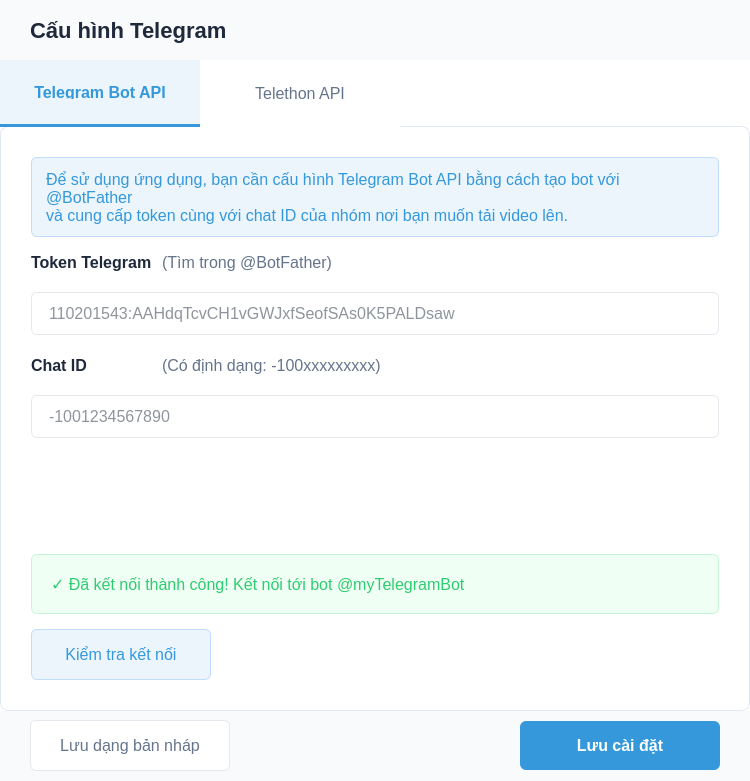
<?xml version="1.0" encoding="UTF-8"?>
<ui version="4.0">
 <class>TelegramConfigDialog</class>
 <widget class="QDialog" name="TelegramConfigDialog">
  <property name="geometry">
   <rect>
    <x>0</x>
    <y>0</y>
    <width>750</width>
    <height>781</height>
   </rect>
  </property>
  <property name="minimumSize">
   <size>
    <width>0</width>
    <height>700</height>
   </size>
  </property>
  <property name="maximumSize">
   <size>
    <width>16777215</width>
    <height>781</height>
   </size>
  </property>
  <property name="windowTitle">
   <string>Cấu hình Telegram</string>
  </property>
  <property name="styleSheet">
   <string notr="true">QDialog {
    background-color: #FFFFFF;
}

QTabWidget::pane {
    border: 1px solid #E2E8F0;
    border-radius: 8px;
    background-color: #FFFFFF;
    top: -1px;
}

QTabBar::tab {
    background-color: #FFFFFF;
    color: #64748B;
    padding: 25px 0px;
    font-size: 16px;
    border: none;
    width: 200px;
    font-family: Arial;
}

QTabBar::tab:selected {
    color: #3498DB;
    border-bottom: 3px solid #3498DB;
    background-color: #EBF5FB;
    font-weight: bold;
}

QTabBar::tab:hover:!selected {
    color: #3498DB;
    background-color: #F5F9FF;
}

QLabel.titleLabel {
    font-size: 22px;
    font-weight: bold;
    color: #1E293B;
    background-color: transparent;
    font-family: Arial;
}

QLabel.infoBox {
    background-color: #EBF5FB;
    color: #3498DB;
    border: 1px solid #BFDBFE;
    border-radius: 6px;
    padding: 10px;
    font-size: 16px;
    font-family: Arial;
}

QLabel.fieldLabel {
    font-size: 16px;
    font-weight: bold;
    color: #1E293B;
    font-family: Arial;
}

QLabel.fieldHint {
    font-size: 16px;
    color: #64748B;
    font-family: Arial;
}

QLineEdit {
    border: 1px solid #E4E7EB;
    border-radius: 6px;
    padding: 10px 15px;
    background-color: #FFFFFF;
    font-size: 16px;
    color: #1E293B;
    font-family: Arial;
}

QPushButton.primaryButton {
    background-color: #3498DB;
    color: white;
    border: none;
    border-radius: 6px;
    padding: 10px 15px;
    font-size: 16px;
    font-weight: bold;
    font-family: Arial;
}

QPushButton.primaryButton:hover {
    background-color: #2980B9;
}

QPushButton.secondaryButton {
    background-color: #EBF5FB;
    color: #3498DB;
    border: 1px solid #BFDBFE;
    border-radius: 6px;
    padding: 10px 15px;
    font-size: 16px;
    font-family: Arial;
}

QPushButton.secondaryButton:hover {
    background-color: #D1E6FA;
}

QPushButton.outlineButton {
    background-color: #FFFFFF;
    color: #64748B;
    border: 1px solid #E4E7EB;
    border-radius: 6px;
    padding: 10px 15px;
    font-size: 16px;
    font-family: Arial;
}

QPushButton.disabledButton {
    background-color: #CBD5E1;
    color: white;
    border: none;
    border-radius: 6px;
    padding: 10px 15px;
    font-size: 16px;
    font-weight: bold;
    font-family: Arial;
}

QLabel.statusSuccess {
    background-color: #F0FFF4;
    color: #2ECC71;
    border: 1px solid #C6F6D5;
    border-radius: 6px;
    padding: 10px;
    font-size: 16px;
    font-family: Arial;
}

QLabel.statusError {
    background-color: #FFF5F5;
    color: #E53E3E;
    border: 1px solid #FED7D7;
    border-radius: 6px;
    padding: 10px;
    font-size: 16px;
    font-family: Arial;
}</string>
  </property>
  <layout class="QVBoxLayout" name="verticalLayout">
   <property name="spacing">
    <number>0</number>
   </property>
   <property name="leftMargin">
    <number>0</number>
   </property>
   <property name="topMargin">
    <number>0</number>
   </property>
   <property name="rightMargin">
    <number>0</number>
   </property>
   <property name="bottomMargin">
    <number>0</number>
   </property>
   <item>
    <widget class="QWidget" name="headerWidget" native="true">
     <property name="minimumSize">
      <size>
       <width>0</width>
       <height>60</height>
      </size>
     </property>
     <property name="maximumSize">
      <size>
       <width>16777215</width>
       <height>60</height>
      </size>
     </property>
     <property name="styleSheet">
      <string notr="true">background-color: #F9FAFB;</string>
     </property>
     <layout class="QHBoxLayout" name="horizontalLayout">
      <property name="leftMargin">
       <number>30</number>
      </property>
      <property name="rightMargin">
       <number>30</number>
      </property>
      <item>
       <widget class="QLabel" name="titleLabel">
        <property name="styleSheet">
         <string notr="true">font-size: 22px; font-weight: bold; color: #1E293B;</string>
        </property>
        <property name="text">
         <string>Cấu hình Telegram</string>
        </property>
       </widget>
      </item>
     </layout>
    </widget>
   </item>
   <item>
    <widget class="QTabWidget" name="configTabWidget">
     <property name="minimumSize">
      <size>
       <width>0</width>
       <height>0</height>
      </size>
     </property>
     <property name="maximumSize">
      <size>
       <width>16777215</width>
       <height>16777215</height>
      </size>
     </property>
     <property name="currentIndex">
      <number>0</number>
     </property>
     <widget class="QWidget" name="botApiTab">
      <attribute name="title">
       <string>Telegram Bot API</string>
      </attribute>
      <layout class="QVBoxLayout" name="verticalLayout_2">
       <property name="spacing">
        <number>15</number>
       </property>
       <property name="leftMargin">
        <number>30</number>
       </property>
       <property name="topMargin">
        <number>30</number>
       </property>
       <property name="rightMargin">
        <number>30</number>
       </property>
       <property name="bottomMargin">
        <number>30</number>
       </property>
       <item>
        <widget class="QLabel" name="botInfoLabel">
         <property name="minimumSize">
          <size>
           <width>0</width>
           <height>80</height>
          </size>
         </property>
         <property name="maximumSize">
          <size>
           <width>16777215</width>
           <height>80</height>
          </size>
         </property>
         <property name="styleSheet">
          <string notr="true">background-color: #EBF5FB;
color: #3498DB;
border: 1px solid #BFDBFE;
border-radius: 6px;
padding: 10px;
font-size: 16px;</string>
         </property>
         <property name="text">
          <string>Để sử dụng ứng dụng, bạn cần cấu hình Telegram Bot API bằng cách tạo bot với @BotFather
và cung cấp token cùng với chat ID của nhóm nơi bạn muốn tải video lên.</string>
         </property>
         <property name="alignment">
          <set>Qt::AlignmentFlag::AlignLeading|Qt::AlignmentFlag::AlignLeft|Qt::AlignmentFlag::AlignVCenter</set>
         </property>
         <property name="wordWrap">
          <bool>true</bool>
         </property>
        </widget>
       </item>
       <item>
        <layout class="QFormLayout" name="formLayout">
         <property name="horizontalSpacing">
          <number>10</number>
         </property>
         <property name="verticalSpacing">
          <number>20</number>
         </property>
         <item row="0" column="0">
          <widget class="QLabel" name="tokenLabel">
           <property name="styleSheet">
            <string notr="true">font-size: 16px; font-weight: bold; color: #1E293B;</string>
           </property>
           <property name="text">
            <string>Token Telegram</string>
           </property>
          </widget>
         </item>
         <item row="0" column="1">
          <layout class="QHBoxLayout" name="horizontalLayout_3">
           <item>
            <widget class="QLabel" name="tokenHintLabel">
             <property name="styleSheet">
              <string notr="true">font-size: 16px; color: #64748B;</string>
             </property>
             <property name="text">
              <string>(Tìm trong @BotFather)</string>
             </property>
            </widget>
           </item>
           <item>
            <spacer name="horizontalSpacer_3">
             <property name="orientation">
              <enum>Qt::Orientation::Horizontal</enum>
             </property>
             <property name="sizeHint" stdset="0">
              <size>
               <width>40</width>
               <height>20</height>
              </size>
             </property>
            </spacer>
           </item>
          </layout>
         </item>
         <item row="1" column="0" colspan="2">
          <widget class="QLineEdit" name="tokenLineEdit">
           <property name="minimumSize">
            <size>
             <width>0</width>
             <height>0</height>
            </size>
           </property>
           <property name="maximumSize">
            <size>
             <width>16777215</width>
             <height>16777215</height>
            </size>
           </property>
           <property name="placeholderText">
            <string>110201543:AAHdqTcvCH1vGWJxfSeofSAs0K5PALDsaw</string>
           </property>
          </widget>
         </item>
         <item row="2" column="0">
          <widget class="QLabel" name="chatIdLabel">
           <property name="styleSheet">
            <string notr="true">font-size: 16px; font-weight: bold; color: #1E293B;</string>
           </property>
           <property name="text">
            <string>Chat ID</string>
           </property>
          </widget>
         </item>
         <item row="2" column="1">
          <layout class="QHBoxLayout" name="horizontalLayout_4">
           <item>
            <widget class="QLabel" name="chatIdHintLabel">
             <property name="styleSheet">
              <string notr="true">font-size: 16px; color: #64748B;</string>
             </property>
             <property name="text">
              <string>(Có định dạng: -100xxxxxxxxx)</string>
             </property>
            </widget>
           </item>
           <item>
            <spacer name="horizontalSpacer_4">
             <property name="orientation">
              <enum>Qt::Orientation::Horizontal</enum>
             </property>
             <property name="sizeHint" stdset="0">
              <size>
               <width>60</width>
               <height>20</height>
              </size>
             </property>
            </spacer>
           </item>
          </layout>
         </item>
         <item row="3" column="0" colspan="2">
          <widget class="QLineEdit" name="chatIdLineEdit">
           <property name="minimumSize">
            <size>
             <width>0</width>
             <height>0</height>
            </size>
           </property>
           <property name="maximumSize">
            <size>
             <width>16777215</width>
             <height>16777215</height>
            </size>
           </property>
           <property name="placeholderText">
            <string>-1001234567890</string>
           </property>
          </widget>
         </item>
        </layout>
       </item>
       <item>
        <widget class="QLabel" name="connectionStatusLabel">
         <property name="minimumSize">
          <size>
           <width>0</width>
           <height>60</height>
          </size>
         </property>
         <property name="maximumSize">
          <size>
           <width>16777215</width>
           <height>60</height>
          </size>
         </property>
         <property name="styleSheet">
          <string notr="true">background-color: #F0FFF4;
color: #2ECC71;
border: 1px solid #C6F6D5;
border-radius: 6px;
padding: 15px;
font-size: 16px;</string>
         </property>
         <property name="text">
          <string>✓ Đã kết nối thành công! Kết nối tới bot @myTelegramBot</string>
         </property>
        </widget>
       </item>
       <item>
        <layout class="QHBoxLayout" name="horizontalLayout_5">
         <item>
          <widget class="QPushButton" name="testConnectionButton">
           <property name="minimumSize">
            <size>
             <width>180</width>
             <height>0</height>
            </size>
           </property>
           <property name="maximumSize">
            <size>
             <width>16777215</width>
             <height>16777215</height>
            </size>
           </property>
           <property name="styleSheet">
            <string notr="true">QPushButton {
    background-color: #EBF5FB;
    color: #3498DB;
    border: 1px solid #BFDBFE;
    border-radius: 6px;
    padding: 15px;
    font-size: 16px;
}

QPushButton:hover {
    background-color: #D1E6FA;
}</string>
           </property>
           <property name="text">
            <string>Kiểm tra kết nối</string>
           </property>
           <property name="class" stdset="0">
            <string>secondaryButton</string>
           </property>
          </widget>
         </item>
         <item>
          <spacer name="horizontalSpacer_5">
           <property name="orientation">
            <enum>Qt::Orientation::Horizontal</enum>
           </property>
           <property name="sizeHint" stdset="0">
            <size>
             <width>40</width>
             <height>20</height>
            </size>
           </property>
          </spacer>
         </item>
        </layout>
       </item>
      </layout>
     </widget>
     <widget class="QWidget" name="telethonApiTab">
      <attribute name="title">
       <string>Telethon API</string>
      </attribute>
      <layout class="QVBoxLayout" name="verticalLayout_3">
       <property name="spacing">
        <number>15</number>
       </property>
       <property name="leftMargin">
        <number>30</number>
       </property>
       <property name="topMargin">
        <number>30</number>
       </property>
       <property name="rightMargin">
        <number>30</number>
       </property>
       <property name="bottomMargin">
        <number>30</number>
       </property>
       <item>
        <widget class="QLabel" name="telethonInfoLabel">
         <property name="minimumSize">
          <size>
           <width>0</width>
           <height>80</height>
          </size>
         </property>
         <property name="styleSheet">
          <string notr="true">background-color: #EBF5FB;
color: #3498DB;
border: 1px solid #BFDBFE;
border-radius: 6px;
padding: 10px;
font-size: 16px;</string>
         </property>
         <property name="text">
          <string>Telethon API cho phép tải lên các file lớn hơn 50MB. Để sử dụng tính năng này,
vui lòng đăng ký và nhập API ID, API Hash từ my.telegram.org.</string>
         </property>
         <property name="alignment">
          <set>Qt::AlignmentFlag::AlignLeading|Qt::AlignmentFlag::AlignLeft|Qt::AlignmentFlag::AlignVCenter</set>
         </property>
         <property name="wordWrap">
          <bool>true</bool>
         </property>
        </widget>
       </item>
       <item>
        <layout class="QFormLayout" name="formLayout_2">
         <property name="horizontalSpacing">
          <number>10</number>
         </property>
         <property name="verticalSpacing">
          <number>20</number>
         </property>
         <item row="0" column="0">
          <widget class="QLabel" name="apiIdLabel">
           <property name="styleSheet">
            <string notr="true">font-size: 16px; font-weight: bold; color: #1E293B;</string>
           </property>
           <property name="text">
            <string>API ID</string>
           </property>
          </widget>
         </item>
         <item row="0" column="1">
          <layout class="QHBoxLayout" name="horizontalLayout_6">
           <item>
            <widget class="QLabel" name="apiIdHintLabel">
             <property name="styleSheet">
              <string notr="true">font-size: 16px; color: #64748B;</string>
             </property>
             <property name="text">
              <string>(Có định dạng: 2xxxxxx)</string>
             </property>
            </widget>
           </item>
           <item>
            <spacer name="horizontalSpacer_6">
             <property name="orientation">
              <enum>Qt::Orientation::Horizontal</enum>
             </property>
             <property name="sizeHint" stdset="0">
              <size>
               <width>40</width>
               <height>20</height>
              </size>
             </property>
            </spacer>
           </item>
          </layout>
         </item>
         <item row="1" column="0" colspan="2">
          <widget class="QLineEdit" name="apiIdLineEdit">
           <property name="minimumSize">
            <size>
             <width>0</width>
             <height>0</height>
            </size>
           </property>
           <property name="maximumSize">
            <size>
             <width>16777215</width>
             <height>16777215</height>
            </size>
           </property>
           <property name="placeholderText">
            <string>Nhập API ID (ví dụ: 2xxxxxx)</string>
           </property>
          </widget>
         </item>
         <item row="2" column="0">
          <widget class="QLabel" name="apiHashLabel">
           <property name="styleSheet">
            <string notr="true">font-size: 16px; font-weight: bold; color: #1E293B; border-top-right-radius: 0px;
    border-bottom-right-radius: 0px;</string>
           </property>
           <property name="text">
            <string>API Hash</string>
           </property>
          </widget>
         </item>
         <item row="2" column="1">
          <layout class="QHBoxLayout" name="horizontalLayout_7">
           <item>
            <widget class="QLabel" name="apiHashHintLabel">
             <property name="styleSheet">
              <string notr="true">font-size: 16px; color: #64748B;</string>
             </property>
             <property name="text">
              <string>(Có định dạng: 7xxxxe)</string>
             </property>
            </widget>
           </item>
           <item>
            <spacer name="horizontalSpacer_7">
             <property name="orientation">
              <enum>Qt::Orientation::Horizontal</enum>
             </property>
             <property name="sizeHint" stdset="0">
              <size>
               <width>40</width>
               <height>20</height>
              </size>
             </property>
            </spacer>
           </item>
          </layout>
         </item>
         <item row="3" column="0" colspan="2">
          <layout class="QHBoxLayout" name="apiHashLayout">
           <property name="spacing">
            <number>0</number>
           </property>
           <item>
            <widget class="QLineEdit" name="apiHashLineEdit">
             <property name="minimumSize">
              <size>
               <width>0</width>
               <height>45</height>
              </size>
             </property>
             <property name="maximumSize">
              <size>
               <width>16777215</width>
               <height>45</height>
              </size>
             </property>
             <property name="styleSheet">
              <string notr="true"> border-top-right-radius: 0px;
    border-bottom-right-radius: 0px;</string>
             </property>
             <property name="echoMode">
              <enum>QLineEdit::EchoMode::Password</enum>
             </property>
             <property name="placeholderText">
              <string>Nhập API Hash (ví dụ: 7xxxxe)</string>
             </property>
            </widget>
           </item>
           <item>
            <widget class="QPushButton" name="togglePasswordButton">
             <property name="minimumSize">
              <size>
               <width>60</width>
               <height>45</height>
              </size>
             </property>
             <property name="maximumSize">
              <size>
               <width>60</width>
               <height>45</height>
              </size>
             </property>
             <property name="styleSheet">
              <string notr="true">background-color: #F1F5F9;
border: 1px solid #E4E7EB;
border-left: none;
border-top-left-radius: 0px;
border-bottom-left-radius: 0px;
border-top-right-radius: 6px;
border-bottom-right-radius: 6px;</string>
             </property>
             <property name="text">
              <string>👁️</string>
             </property>
            </widget>
           </item>
          </layout>
         </item>
         <item row="4" column="0">
          <widget class="QLabel" name="phoneLabel">
           <property name="styleSheet">
            <string notr="true">font-size: 16px; font-weight: bold; color: #1E293B;</string>
           </property>
           <property name="text">
            <string>Số điện thoại</string>
           </property>
          </widget>
         </item>
         <item row="4" column="1">
          <layout class="QHBoxLayout" name="horizontalLayout_8">
           <item>
            <widget class="QLabel" name="phoneHintLabel">
             <property name="styleSheet">
              <string notr="true">font-size: 16px; color: #64748B;</string>
             </property>
             <property name="text">
              <string>(Có định dạng: +84123456789)</string>
             </property>
            </widget>
           </item>
           <item>
            <spacer name="horizontalSpacer_8">
             <property name="orientation">
              <enum>Qt::Orientation::Horizontal</enum>
             </property>
             <property name="sizeHint" stdset="0">
              <size>
               <width>40</width>
               <height>20</height>
              </size>
             </property>
            </spacer>
           </item>
          </layout>
         </item>
         <item row="5" column="0" colspan="2">
          <widget class="QLineEdit" name="phoneLineEdit">
           <property name="minimumSize">
            <size>
             <width>0</width>
             <height>0</height>
            </size>
           </property>
           <property name="maximumSize">
            <size>
             <width>16777215</width>
             <height>16777215</height>
            </size>
           </property>
           <property name="placeholderText">
            <string>+84123456789</string>
           </property>
          </widget>
         </item>
        </layout>
       </item>
       <item>
        <layout class="QHBoxLayout" name="otpStatusLayout">
         <item>
          <widget class="QLabel" name="otpStatusLabel">
           <property name="minimumSize">
            <size>
             <width>0</width>
             <height>50</height>
            </size>
           </property>
           <property name="styleSheet">
            <string notr="true">background-color: #FFF5F5;
color: #E53E3E;
border: 1px solid #FED7D7;
border-radius: 6px;
padding: 10px;
font-size: 16px;</string>
           </property>
           <property name="text">
            <string>⚠ Chưa xác thực! Cần xác thực OTP</string>
           </property>
          </widget>
         </item>
         <item>
          <widget class="QPushButton" name="getOtpButton">
           <property name="minimumSize">
            <size>
             <width>200</width>
             <height>0</height>
            </size>
           </property>
           <property name="maximumSize">
            <size>
             <width>200</width>
             <height>16777215</height>
            </size>
           </property>
           <property name="styleSheet">
            <string notr="true">QPushButton {
    background-color: #3498DB;
    color: white;
    border: none;
    border-radius: 6px;
    padding: 15px;
    font-size: 16px;
    font-weight: bold;
}

QPushButton:hover {
    background-color: #2980B9;
}</string>
           </property>
           <property name="text">
            <string>Lấy mã xác thực</string>
           </property>
           <property name="class" stdset="0">
            <string>primaryButton</string>
           </property>
          </widget>
         </item>
        </layout>
       </item>
       <item>
        <widget class="QLabel" name="apiHelpLabel">
         <property name="styleSheet">
          <string notr="true">color: #3498DB; font-size: 14px; text-decoration: underline;</string>
         </property>
         <property name="text">
          <string>&lt;a href=&quot;#&quot; style=&quot;color: #3498DB;&quot;&gt;Làm thế nào để lấy API ID và Hash?&lt;/a&gt;</string>
         </property>
         <property name="textFormat">
          <enum>Qt::TextFormat::RichText</enum>
         </property>
         <property name="openExternalLinks">
          <bool>false</bool>
         </property>
        </widget>
       </item>
       <item>
        <spacer name="verticalSpacer_2">
         <property name="orientation">
          <enum>Qt::Orientation::Vertical</enum>
         </property>
         <property name="sizeHint" stdset="0">
          <size>
           <width>20</width>
           <height>0</height>
          </size>
         </property>
        </spacer>
       </item>
      </layout>
     </widget>
    </widget>
   </item>
   <item>
    <widget class="QWidget" name="footerWidget" native="true">
     <property name="minimumSize">
      <size>
       <width>0</width>
       <height>70</height>
      </size>
     </property>
     <property name="maximumSize">
      <size>
       <width>16777215</width>
       <height>70</height>
      </size>
     </property>
     <property name="styleSheet">
      <string notr="true">background-color: #F9FAFB;</string>
     </property>
     <layout class="QHBoxLayout" name="horizontalLayout_2">
      <property name="leftMargin">
       <number>30</number>
      </property>
      <property name="rightMargin">
       <number>30</number>
      </property>
      <item>
       <widget class="QPushButton" name="draftButton">
        <property name="minimumSize">
         <size>
          <width>200</width>
          <height>0</height>
         </size>
        </property>
        <property name="maximumSize">
         <size>
          <width>200</width>
          <height>16777215</height>
         </size>
        </property>
        <property name="styleSheet">
         <string notr="true">QPushButton {
    background-color: #FFFFFF;
    color: #64748B;
    border: 1px solid #E4E7EB;
    border-radius: 6px;
    padding: 15px;
    font-size: 16px;
}

QPushButton:hover {
    background-color: #F5F9FF;
    color: #3498DB;
}</string>
        </property>
        <property name="text">
         <string>Lưu dạng bản nháp</string>
        </property>
        <property name="class" stdset="0">
         <string>outlineButton</string>
        </property>
       </widget>
      </item>
      <item>
       <spacer name="horizontalSpacer">
        <property name="orientation">
         <enum>Qt::Orientation::Horizontal</enum>
        </property>
        <property name="sizeHint" stdset="0">
         <size>
          <width>40</width>
          <height>20</height>
         </size>
        </property>
       </spacer>
      </item>
      <item>
       <widget class="QPushButton" name="saveButton">
        <property name="minimumSize">
         <size>
          <width>200</width>
          <height>0</height>
         </size>
        </property>
        <property name="maximumSize">
         <size>
          <width>200</width>
          <height>16777215</height>
         </size>
        </property>
        <property name="styleSheet">
         <string notr="true">QPushButton {
    background-color: #3498DB;
    color: white;
    border: none;
    border-radius: 6px;
    padding: 15px;
    font-size: 16px;
    font-weight: bold;
}

QPushButton:hover {
    background-color: #2980B9;
}</string>
        </property>
        <property name="text">
         <string>Lưu cài đặt</string>
        </property>
        <property name="class" stdset="0">
         <string>primaryButton</string>
        </property>
       </widget>
      </item>
     </layout>
    </widget>
   </item>
  </layout>
 </widget>
 <resources/>
 <connections/>
</ui>
